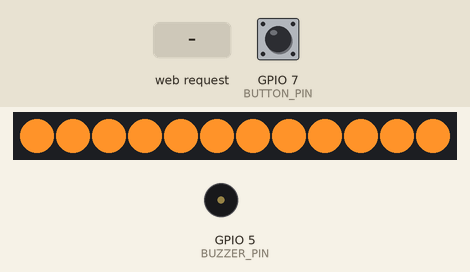
A sketch run on a simulated ESP32. Parts: 12 RGB LEDs in strip order, left to right, buzzer (waves = sounding). Inputs (shaded band) come from the test bench; at power-on: GPIO 7 (BUTTON_PIN) HIGH. WiFi joins after 1.5 s; servers stay silent unless stated; the local clock reads 2024-03-15 10:24:30 at power-on unless the sketch sets it.

Above: at 3.4 s.
3.5 s: GPIO 7 (BUTTON_PIN) pulled LOW for 0.15 s
At 4.14 s:
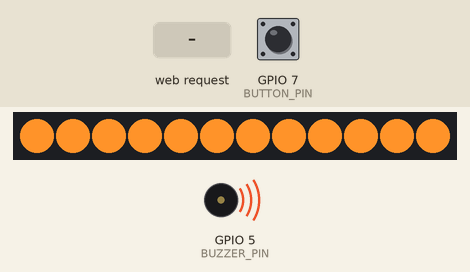
4.2 s: HTTP request GET /clock received
At 5.6 s:
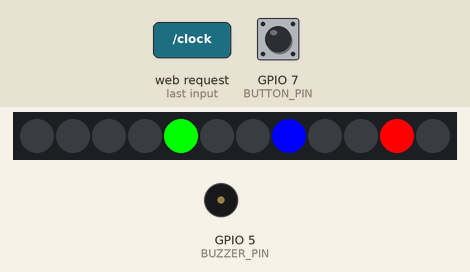
7.2 s: HTTP request GET /off received
At 7.25 s:
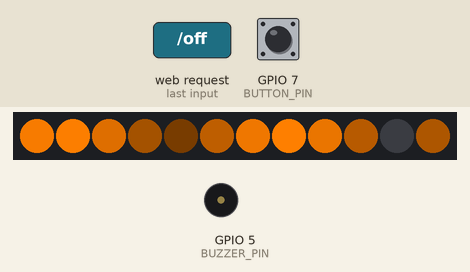
9.0 s: GPIO 7 (BUTTON_PIN) pulled LOW for 1 s
At 10.49 s:
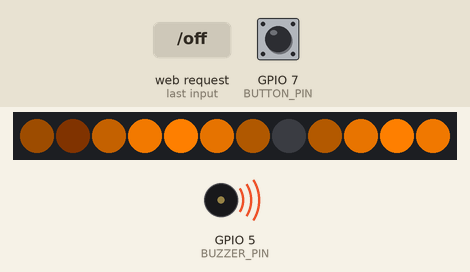
10.6 s: HTTP request GET /pomodoro received
At 12.2 s:
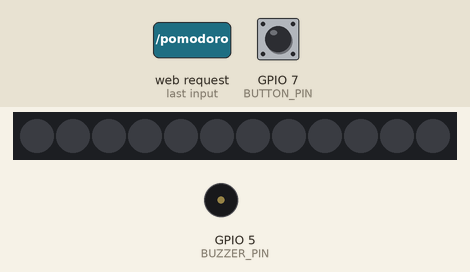
12.6 s: HTTP request GET /mode received
At 13.9 s:
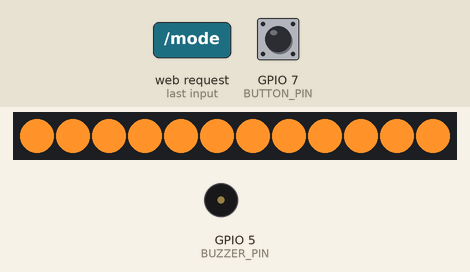
Timing chart, 0 to 15.3 s (numbered marks = the images above; inputs shaded):
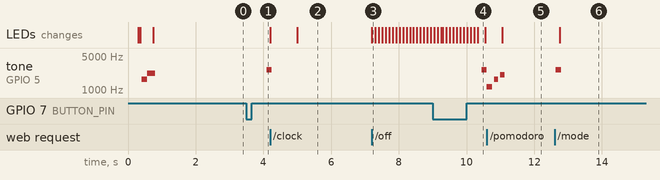

The sketch:

orbix.ino
```cpp
//Include required libraries
#include <WiFi.h>
#include <WebServer.h>
#include <Adafruit_NeoPixel.h>
#include <time.h>
#include <ESPmDNS.h>

//Set the pin according to connections
#define LED_PIN D3
#define NUM_LEDS 12
#define BUTTON_PIN D8
#define BUTTON_PLUS_PIN D7
#define BUTTON_MINUS_PIN D9
#define BUZZER_PIN D4

// Replace the SSIDs with your Wi-fi Credetials
const char* ssids[] = {"SSID1", "SSID2"};
const char* passwords[] = {"PASS1", "PASS2"};
const int wifiCount = sizeof(ssids) / sizeof(ssids[0]);

Adafruit_NeoPixel strip(NUM_LEDS, LED_PIN, NEO_GRB + NEO_KHZ800);
WebServer server(80);

bool showClock = false;
bool pomodoroActive = false;
bool deviceOn = true;
int currentMode = 0;
int pomodoroState = 0;
unsigned long pomodoroStart = 0;
unsigned long pomodoroDurations[] = {1500000, 300000, 900000};
uint32_t candleColor = strip.Color(255, 147, 41);

unsigned long lastButtonDown = 0;
unsigned long lastButtonUp = 0;
unsigned long lastActionTime = 0;
int pressCount = 0;
bool buttonPressed = false;

unsigned long lastAnimUpdate = 0;

//Beep functions for Differnet beep behaviour on different condtions
void beep(int frequency, int duration) {
  int period = 1000000L / frequency;
  int pulse = period / 2;
  unsigned long endTime = millis() + duration;
  while (millis() < endTime) {
    digitalWrite(BUZZER_PIN, HIGH);
    delayMicroseconds(pulse);
    digitalWrite(BUZZER_PIN, LOW);
    delayMicroseconds(pulse);
  }
}

void toneModeChange() {
  beep(3000, 150);
}

void tonePowerOn() {
  beep(1800, 150);
  delay(50);
  beep(2500, 180);
}

void tonePowerOff() {
  beep(2500, 180);
  delay(50);
  beep(1200, 150);
}

void tonePomodoro() {
  beep(1200, 100);
  delay(80);
  beep(1800, 100);
  delay(80);
  beep(2300, 100);
}

// Wifi Connection establishment
void connectToWiFi() {
  strip.fill(candleColor, 0, NUM_LEDS);
  strip.show();
  for (int i = 0; i < wifiCount; i++) {
    WiFi.begin(ssids[i], passwords[i]);
    unsigned long startAttempt = millis();
    while (WiFi.status() != WL_CONNECTED && millis() - startAttempt < 8000) {
      delay(500);
    }
    if (WiFi.status() == WL_CONNECTED) {
      MDNS.begin("esp32");
      return;
    }
  }
}

//Current - Time fetching from NTP Server
void initTime() {
  configTime(19800, 0, "pool.ntp.org", "time.nist.gov");
  while (time(nullptr) < 100000) {
    delay(100);
  }
}

// Different clock faces and animations
void showClockFace() {
  time_t now = time(nullptr);
  struct tm *t = localtime(&now);
  int h = t->tm_hour % 12;
  int m = t->tm_min / 5;
  int s = t->tm_sec / 5;
  strip.clear();
  strip.setPixelColor(h, strip.Color(255, 0, 0));
  strip.setPixelColor(m, strip.Color(0, 255, 0));
  strip.setPixelColor(s, strip.Color(0, 0, 255));
  strip.show();
}

void showPomodoro() {
  unsigned long now = millis();
  unsigned long elapsed = now - pomodoroStart;
  int progress = map(elapsed, 0, pomodoroDurations[pomodoroState], 0, NUM_LEDS);
  strip.clear();
  for (int i = 0; i < progress && i < NUM_LEDS; i++) {
    if (pomodoroState == 0) strip.setPixelColor(i, strip.Color(0, 255, 0));
    else if (pomodoroState == 1) strip.setPixelColor(i, strip.Color(0, 0, 255));
    else strip.setPixelColor(i, strip.Color(255, 0, 0));
  }
  strip.show();
  if (elapsed > pomodoroDurations[pomodoroState]) {
    pomodoroState = (pomodoroState + 1) % 3;
    pomodoroStart = now;
    tonePomodoro();
  }
}

void showStartupChase() {
  for (int i = 0; i < NUM_LEDS; i++) {
    strip.setPixelColor(i, candleColor);
    strip.show();
    delay(30);
    strip.setPixelColor(i, 0);
  }
  strip.clear();
  strip.show();
  tonePowerOn();
}

//Web page Elements -- which is hosted by ESP 32 C6 on local Ip and ESPmDNS

void handleRoot() {
  String html = "<html><body><h2>ESP32 LED Control</h2>";
  html += "<form action='/mode'><button type='submit'>Next Mode</button></form>";
  html += "<form action='/clock'><button type='submit'>Show Clock</button></form>";
  html += "<form action='/off'><button type='submit'>Turn Off</button></form>";
  html += "<form action='/pomodoro'><button type='submit'>Start Pomodoro</button></form>";
  html += "<form action='/plus'><button type='submit'>+</button></form>";
  html += "<form action='/minus'><button type='submit'>-</button></form>";
  html += "</body></html>";
  server.send(200, "text/html", html);
}

void handleMode() {
  currentMode = (currentMode + 1) % 3;
  showClock = false;
  pomodoroActive = false;
  toneModeChange();
  server.sendHeader("Location", "/");
  server.send(303);
}

void handleClock() {
  showClock = true;
  pomodoroActive = false;
  server.sendHeader("Location", "/");
  server.send(303);
}

void handleOff() {
  strip.clear();
  strip.show();
  showClock = false;
  pomodoroActive = false;
  server.sendHeader("Location", "/");
  server.send(303);
}

void handlePomodoro() {
  pomodoroActive = true;
  pomodoroStart = millis();
  pomodoroState = 0;
  showClock = false;
  tonePomodoro();
  server.sendHeader("Location", "/");
  server.send(303);
}

void handlePlus() {
  if (pomodoroActive) pomodoroDurations[pomodoroState] += 60000;
  server.sendHeader("Location", "/");
  server.send(303);
}

void handleMinus() {
  if (pomodoroActive && pomodoroDurations[pomodoroState] > 60000)
    pomodoroDurations[pomodoroState] -= 60000;
  server.sendHeader("Location", "/");
  server.send(303);
}

void setup() {
  Serial.begin(115200);
  pinMode(BUTTON_PIN, INPUT_PULLUP);
  pinMode(BUTTON_PLUS_PIN, INPUT_PULLUP);
  pinMode(BUTTON_MINUS_PIN, INPUT_PULLUP);
  pinMode(BUZZER_PIN, OUTPUT);

  strip.begin();
  strip.show();

  showStartupChase();
  connectToWiFi();
  initTime();

  server.on("/", handleRoot);
  server.on("/mode", handleMode);
  server.on("/clock", handleClock);
  server.on("/off", handleOff);
  server.on("/pomodoro", handlePomodoro);
  server.on("/plus", handlePlus);
  server.on("/minus", handleMinus);
  server.begin();
}

void loop() {
  server.handleClient();
  unsigned long now = millis();

  bool buttonRead = !digitalRead(BUTTON_PIN);

  if (buttonRead && !buttonPressed) {
    buttonPressed = true;
    lastButtonDown = now;
    pressCount++;
  }
  if (!buttonRead && buttonPressed) {
    buttonPressed = false;
    lastButtonUp = now;
  }

  if (!buttonRead && pressCount > 0 && (now - lastButtonUp > 400)) {
    if (pressCount == 1) {
      currentMode = (currentMode + 1) % 3;
      showClock = false;
      pomodoroActive = false;
      toneModeChange();
    } else if (pressCount == 2) {
      pomodoroActive = !pomodoroActive;
      showClock = !pomodoroActive;
      tonePomodoro();
    }
    pressCount = 0;
  }

  if (buttonPressed && (now - lastButtonDown > 2000)) {
    deviceOn = !deviceOn;
    if (deviceOn) {
      tonePowerOn();
    } else {
      strip.clear();
      strip.show();
      tonePowerOff();
    }
    pressCount = 0;
    buttonPressed = false;
    delay(1000);
  }

  if (!deviceOn) return;

  if (showClock && !pomodoroActive) showClockFace();
  else if (pomodoroActive) showPomodoro();
  else if (currentMode == 0) {
    for (int i = 0; i < NUM_LEDS; i++) {
      strip.setPixelColor(i, candleColor);
    }
    strip.show();
  }
  else if (currentMode == 1 && now - lastAnimUpdate > 50) {
    strip.clear();
    int t = millis() / 100;
    for (int i = 0; i < NUM_LEDS; i++) {
      uint8_t b = (sin(t / 10.0 + i) + 1.0) * 127;
      strip.setPixelColor(i, strip.Color(b, b / 2, 0));
    }
    strip.show();
    lastAnimUpdate = now;
  }
  else if (currentMode == 2 && now - lastAnimUpdate > 100) {
    static int pos = 0;
    strip.clear();
    strip.setPixelColor(pos, candleColor);
    strip.show();
    pos = (pos + 1) % NUM_LEDS;
    lastAnimUpdate = now;
  }
}
```

Measured:
- after the input at 3.5 s, tone on GPIO 5 (BUZZER_PIN): silent → 2632 Hz after 0.59 s
- after the input at 4.2 s, the LEDs: first change at once (image 2 shows a later state)
- after the input at 7.2 s, the LEDs: change at once (image 3)
- after the input at 9.0 s, tone on GPIO 5 (BUZZER_PIN): silent → 2632 Hz after 1.4 s
- after the input at 10.6 s, the LEDs: change after 0.46 s (image 5)
- after the input at 12.6 s, tone on GPIO 5 (BUZZER_PIN): silent → 2632 Hz at once, → silent 0.16 s later; the LEDs: change after 0.15 s (image 6)
